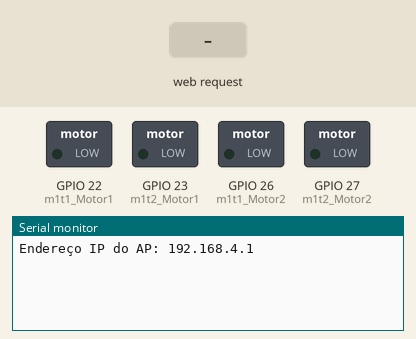
Bench run of a sketch on a simulated ESP32. On the bench: switched loads named in the sketch (green lamp = pin HIGH), the last lines printed to the serial monitor. The test bench sets the inputs (shaded band).

Above: at 1.3 s.
1.4 s: HTTP request GET /move/ received
At 2.6 s:
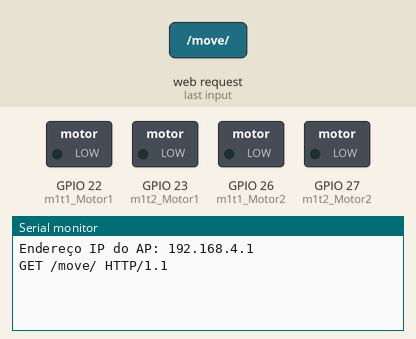
2.9 s: HTTP request GET /stop received
At 4.0 s:
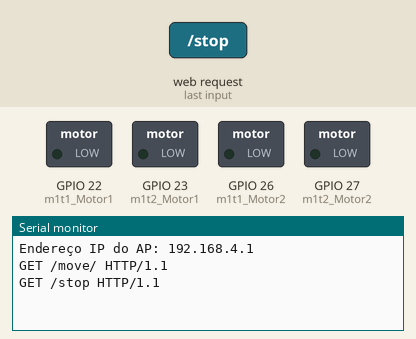
4.4 s: HTTP request GET /forward received
At 5.2 s:
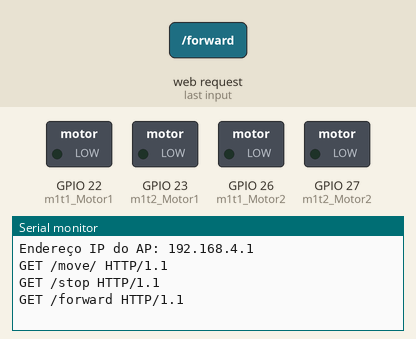

The sketch:

Controle_Codigo_Style_Elaborado.ino
```cpp
#include <Arduino.h>
#include <WiFi.h>

int m1t1_Motor1 = 22;
int m1t2_Motor1 = 23;

int m1t1_Motor2 = 26;
int m1t2_Motor2 = 27;

const char* ssid = "ESP32AP";
const char* password = "123456789";

WiFiServer server(8080);

void setup() {
  Serial.begin(115200);
  pinMode(m1t1_Motor1, OUTPUT);
  pinMode(m1t2_Motor1, OUTPUT);
  pinMode(m1t1_Motor2, OUTPUT);
  pinMode(m1t2_Motor2, OUTPUT);

  WiFi.softAP(ssid, password);
  delay(100); // Delay para o AP se configurar corretamente
  IPAddress IP = WiFi.softAPIP();
  Serial.print("Endereço IP do AP: ");
  Serial.println(IP);

  server.begin();
}

void loop() {
  WiFiClient client = server.available();
  if (client) {
    String request = client.readStringUntil('\r');
    client.flush();

    Serial.println(request);

    if (request.indexOf("/move/") != -1) {
      int pos = request.indexOf("/move/") + 6; // posição do comando na string
      String comando = request.substring(pos, request.indexOf("?"));

      int powerPos = request.indexOf("power=") + 6; // posição do valor de potência
      int power = request.substring(powerPos).toInt();

      controlarMovimento(comando, power);
    }

    client.println("HTTP/1.1 200 OK");
    client.println("Content-Type: text/html");
    client.println("");
    client.println("<!DOCTYPE HTML>");
    client.println("<html>");
    client.println("<head>");
    client.println("<meta charset=\"utf-8\"/>");
    client.println("<title>ESP32 Web Server</title>");
    // Styles css
    client.println("<style>");
    client.println("body{");
    client.println("width:100vw;");
    client.println("height:100vh;");
    client.println("margin:0;");
    client.println("padding:0;");
    client.println("display:flex;");
    client.println("flex-direction:column;");
    client.println("align-items:center;");
    client.println("justify-content:space-evenly;");
    client.println("color-scheme:dark;");
    client.println("background-color:#222222;");
    client.println("color:white;");
    client.println("}");
    client.println("h1{");
    client.println("font-size:2rem;");
    client.println("}");
    client.println("button{");
    client.println("user-select:none;");
    client.println("-webkit-user-select:none;");
    client.println("touch-action:manipulation;");
    client.println("background-color:black;");
    client.println("width:100%;");
    client.println("height:90%;");
    client.println("padding:2rem;");
    client.println("font-size:5rem;");
    client.println("border:none;");
    client.println("border-radius:1.5rem;");
    client.println("display:flex;");
    client.println("align-items:center;");
    client.println("justify-content:center;");
    client.println("}");
    client.println("button:active{");
    client.println("background-color:blue;");
    client.println("}");
    client.println("button:focus{");
    client.println("background-color:gray;");
    client.println("}");
    client.println("h1{");
    client.println("font-size:4rem;");
    client.println("}");
    client.println("input{");
    client.println("width:20rem;");
    client.println("height:5rem;");
    client.println("font-size:3rem;");
    client.println("text-align:center;");
    client.println("}");
    client.println("div{");
    client.println("height:40%;");
    client.println("width:80%;");
    client.println("display:grid;");
    client.println("grid-template-columns:repeat(3,1fr);");
    client.println("grid-gap:1rem;");
    client.println("place-items:center;");
    client.println("}");
    client.println("@media screen and (min-width:100vh){");
    client.println("body{");
    client.println("flex-direction:row;");
    client.println("}");
    client.println("button{");
    client.println("font-size:2rem;");
    client.println("width:8rem;");
    client.println("}");
    client.println("h1{");
    client.println("font-size:2rem;");
    client.println("}");
    client.println("div,input{");
    client.println("height:auto;");
    client.println("width:auto;");
    client.println("font-size:2rem;");
    client.println("}");
    client.println("}");
    client.println("</style>");
    client.println("<script>");
    client.println("const move=(direction)=>fetch(`/move/${direction}?power=${document.getElementById('power').value}`);");
    client.println("const stop=()=>fetch('/move/stop');");
    client.println("</script>");
    //body html
    client.println("</head><body>");
    //input do valor da potencia do motor
    client.println("<header style=\"display:flex;gap:2rem;flex-direction:column;align-items:center;\">");
    client.println("<h1>ESP32 Web Server</h1>");
    client.println("<p><input type='number' id='power' min='0' max='255' value='0'></p>");
    client.println("</header><div>");
    client.println("<button onmousedown=\"move('northwest')\" onmouseup=\"stop()\" ontouchstart=\"move('northwest')\" ontouchend=\"stop()\">↖</button>");
    client.println("<button onmousedown=\"move('forward')\" onmouseup=\"stop()\" ontouchstart=\"move('forward')\" ontouchend=\"stop()\">↑</button>");
    client.println("<button onmousedown=\"move('northeast')\" onmouseup=\"stop()\" ontouchstart=\"move('northeast')\" ontouchend=\"stop()\">↗</button>");
    client.println("<button onmousedown=\"move('left')\" onmouseup=\"stop()\" ontouchstart=\"move('left')\" ontouchend=\"stop()\">←</button>");
    client.println("<button onmousedown=\"stop()\" ontouchstart=\"stop()\">■</button>");
    client.println("<button onmousedown=\"move('right')\" onmouseup=\"stop()\" ontouchstart=\"move('right')\" ontouchend=\"stop()\">→</button>");
    client.println("<button onmousedown=\"move('southwest')\" onmouseup=\"stop()\" ontouchstart=\"move('southwest')\" ontouchend=\"stop()\">↙</button>");
    client.println("<button onmousedown=\"move('backward')\" onmouseup=\"stop()\" ontouchstart=\"move('backward')\" ontouchend=\"stop()\">↓</button>");
    client.println("<button onmousedown=\"move('southeast')\" onmouseup=\"stop()\" ontouchstart=\"move('southeast')\" ontouchend=\"stop()\">↘</button>");
    client.println("</div></body></html>");
    delay(1);
  }
}

void controlarMovimento(String comando, int potencia) {
  if (comando == "stop") {
    // Parar ambos os motores
    digitalWrite(m1t1_Motor1, LOW);
    digitalWrite(m1t2_Motor1, LOW);
    digitalWrite(m1t1_Motor2, LOW);
    digitalWrite(m1t2_Motor2, LOW);
  } else if (comando == "forward") {
    // Movimento para frente
    digitalWrite(m1t1_Motor1, LOW);
    analogWrite(m1t2_Motor1, potencia);
    digitalWrite(m1t1_Motor2, LOW);
    analogWrite(m1t2_Motor2, potencia);
  } else if (comando == "backward") {
    // Movimento para trás
    analogWrite(m1t1_Motor1, potencia);
    digitalWrite(m1t2_Motor1, LOW);
    analogWrite(m1t1_Motor2, potencia);
    digitalWrite(m1t2_Motor2, LOW);
  } else if (comando == "left") {
    // Movimento para a esquerda
    analogWrite(m1t1_Motor1, potencia);
    digitalWrite(m1t2_Motor1, LOW);
    digitalWrite(m1t1_Motor2, LOW);
    analogWrite(m1t2_Motor2, potencia);
  } else if (comando == "right") {
    // Movimento para a direita
    digitalWrite(m1t1_Motor1, LOW);
    analogWrite(m1t2_Motor1, potencia);
    analogWrite(m1t1_Motor2, potencia);
    digitalWrite(m1t2_Motor2, LOW);
  } else if (comando == "northwest") {
    // Movimento para o noroeste
    analogWrite(m1t1_Motor1, potencia);
    digitalWrite(m1t2_Motor1, LOW);
    digitalWrite(m1t1_Motor2, LOW);
    digitalWrite(m1t2_Motor2, LOW);
  } else if (comando == "northeast") {
    // Movimento para o nordeste
    digitalWrite(m1t1_Motor1, LOW);
    analogWrite(m1t2_Motor1, potencia);
    digitalWrite(m1t1_Motor2, LOW);
    digitalWrite(m1t2_Motor2, LOW);
  } else if (comando == "southwest") {
    // Movimento para o sudoeste
    analogWrite(m1t1_Motor1, potencia);
    digitalWrite(m1t2_Motor1, LOW);
    digitalWrite(m1t1_Motor2, LOW);
    digitalWrite(m1t2_Motor2, LOW);
  } else if (comando == "southeast") {
    // Movimento para o sudeste
    digitalWrite(m1t1_Motor1, LOW);
    analogWrite(m1t2_Motor1, potencia);
    digitalWrite(m1t1_Motor2, LOW);
    digitalWrite(m1t2_Motor2, LOW);
  }
}
```

Measured:
- after the input at 1.4 s, the serial monitor: prints a new line at once (image 1)
- after the input at 2.9 s, the serial monitor: prints a new line at once (image 2)
- after the input at 4.4 s, the serial monitor: prints a new line at once (image 3)
